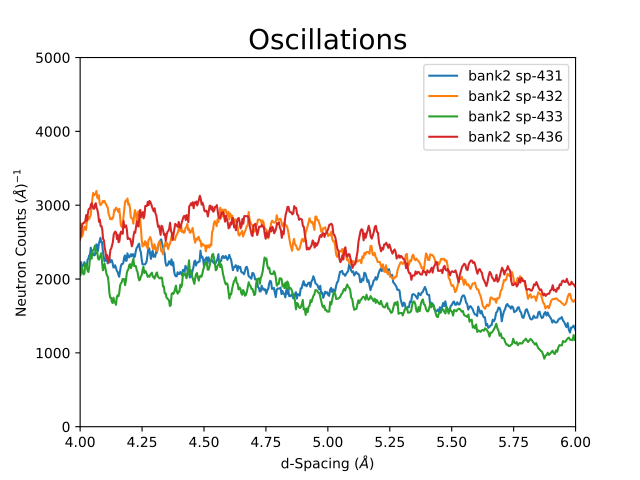

Recreate this plot in Python.
# import mantid algorithms, numpy and matplotlib
from mantid.simpleapi import *
import matplotlib.pyplot as plt
import numpy as np
from mantid.plots._compatability import plotSpectrum

'''Processing'''

# Load the spectral range of the interest of the data
ws=Load(Filename="GEM40979.raw", SpectrumMin=431, SpectrumMax=750)

# Convert to dSpacing
ws=ConvertUnits(InputWorkspace=ws, Target= "dSpacing")

# Smooth the data
ws=SmoothData(InputWorkspace=ws, NPoints=20)

'''Plotting'''

# Plot three spectra
PLOT_WINDOW = plotSpectrum(ws, [0,1,2])

# Get Figure and Axes for formatting
fig, axes = plt.gcf(), plt.gca()

# Set the scales on the x- and y-axes
axes.set_xlim(4, 6)
axes.set_ylim(0, 5e3)

# Plot index 5
plotSpectrum(ws,5, window= PLOT_WINDOW, clearWindow= False)

# Alter the Y label
axes.set_ylabel('Neutron Counts ($\AA$)$^{-1}$')

# Optionally rename the curve titles
axes.legend(["bank2 sp-431", "bank2 sp-432", "bank2 sp-433", "bank2 sp-436"])

# Give the plot a title
plt.title("Oscillations", fontsize=20)
